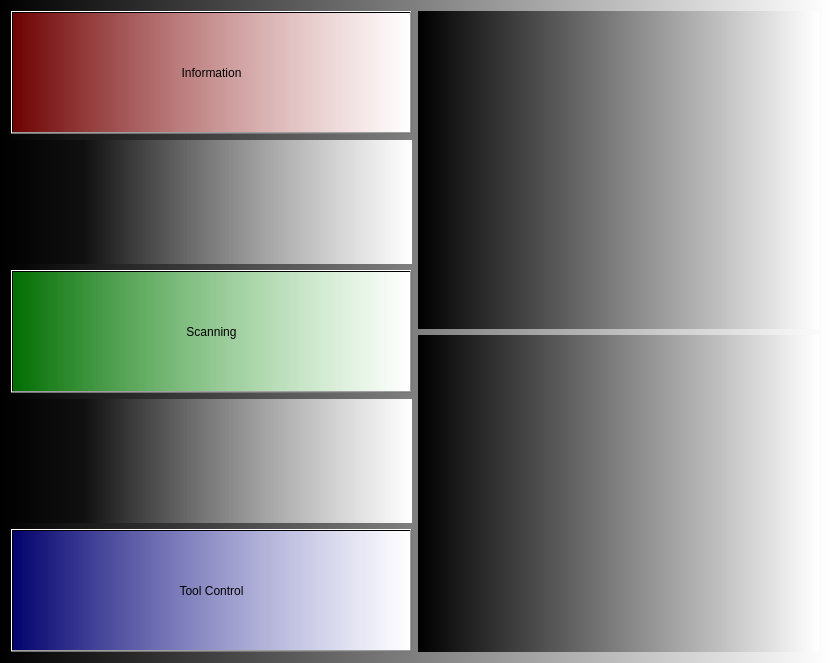
<?xml version="1.0" encoding="UTF-8"?>
<ui version="4.0">
 <class>MainMenu</class>
 <widget class="QWidget" name="MainMenu">
  <property name="geometry">
   <rect>
    <x>0</x>
    <y>0</y>
    <width>830</width>
    <height>663</height>
   </rect>
  </property>
  <property name="minimumSize">
   <size>
    <width>830</width>
    <height>0</height>
   </size>
  </property>
  <property name="maximumSize">
   <size>
    <width>1000</width>
    <height>901</height>
   </size>
  </property>
  <property name="windowTitle">
   <string>Form</string>
  </property>
  <property name="styleSheet">
   <string notr="true">background-color: qlineargradient(spread:pad, x1:0, y1:0, x2:1, y2:0, stop:0 rgba(0, 0, 0, 255), stop:1 rgba(255, 255, 255, 255));</string>
  </property>
  <layout class="QGridLayout" name="gridLayout_3">
   <item row="0" column="1">
    <layout class="QVBoxLayout" name="verticalLayout">
     <item>
      <widget class="QLabel" name="spectroPicA">
       <property name="text">
        <string/>
       </property>
       <property name="pixmap">
        <pixmap>MainMenu_pic2.png</pixmap>
       </property>
      </widget>
     </item>
     <item>
      <widget class="QLabel" name="SpectroPicB">
       <property name="text">
        <string/>
       </property>
       <property name="pixmap">
        <pixmap>MainMenu_pic1.png</pixmap>
       </property>
      </widget>
     </item>
    </layout>
   </item>
   <item row="0" column="0">
    <layout class="QGridLayout" name="gridLayout_2">
     <item row="3" column="2">
      <widget class="QLabel" name="fillerLabel2">
       <property name="styleSheet">
        <string notr="true">
background-color: qlineargradient(spread:pad, x1:0, y1:0, x2:1, y2:0, stop:0.18408 rgba(0, 0, 0, 97), stop:1 rgba(255, 255, 255, 255));</string>
       </property>
       <property name="text">
        <string/>
       </property>
      </widget>
     </item>
     <item row="4" column="2">
      <widget class="QPushButton" name="ToolControlMenu_Button">
       <property name="sizePolicy">
        <sizepolicy hsizetype="Minimum" vsizetype="Preferred">
         <horstretch>0</horstretch>
         <verstretch>0</verstretch>
        </sizepolicy>
       </property>
       <property name="cursor">
        <cursorShape>PointingHandCursor</cursorShape>
       </property>
       <property name="styleSheet">
        <string notr="true">background-color: qlineargradient(spread:pad, x1:0, y1:0, x2:1, y2:0, stop:0 rgba(0, 0, 240, 114), stop:1 rgba(255, 255, 255, 255));</string>
       </property>
       <property name="text">
        <string>Tool Control</string>
       </property>
      </widget>
     </item>
     <item row="0" column="2">
      <widget class="QPushButton" name="InformationMenu_Button">
       <property name="sizePolicy">
        <sizepolicy hsizetype="Minimum" vsizetype="Preferred">
         <horstretch>0</horstretch>
         <verstretch>0</verstretch>
        </sizepolicy>
       </property>
       <property name="cursor">
        <cursorShape>PointingHandCursor</cursorShape>
       </property>
       <property name="styleSheet">
        <string notr="true">background-color: qlineargradient(spread:pad, x1:0, y1:0, x2:1, y2:0, stop:0 rgba(240, 0, 0, 114), stop:1 rgba(255, 255, 255, 255));
</string>
       </property>
       <property name="text">
        <string>Information</string>
       </property>
      </widget>
     </item>
     <item row="2" column="2">
      <widget class="QPushButton" name="ScanningMenu_Button">
       <property name="sizePolicy">
        <sizepolicy hsizetype="Minimum" vsizetype="Preferred">
         <horstretch>0</horstretch>
         <verstretch>0</verstretch>
        </sizepolicy>
       </property>
       <property name="cursor">
        <cursorShape>PointingHandCursor</cursorShape>
       </property>
       <property name="styleSheet">
        <string notr="true">background-color: qlineargradient(spread:pad, x1:0, y1:0, x2:1, y2:0, stop:0 rgba(0, 240, 0, 114), stop:1 rgba(255, 255, 255, 255));</string>
       </property>
       <property name="text">
        <string>Scanning</string>
       </property>
      </widget>
     </item>
     <item row="1" column="2">
      <widget class="QLabel" name="fillerLabel1">
       <property name="styleSheet">
        <string notr="true">


background-color: qlineargradient(spread:pad, x1:0, y1:0, x2:1, y2:0, stop:0.18408 rgba(0, 0, 0, 97), stop:1 rgba(255, 255, 255, 255));</string>
       </property>
       <property name="text">
        <string/>
       </property>
      </widget>
     </item>
    </layout>
   </item>
  </layout>
 </widget>
 <resources/>
 <connections/>
</ui>
